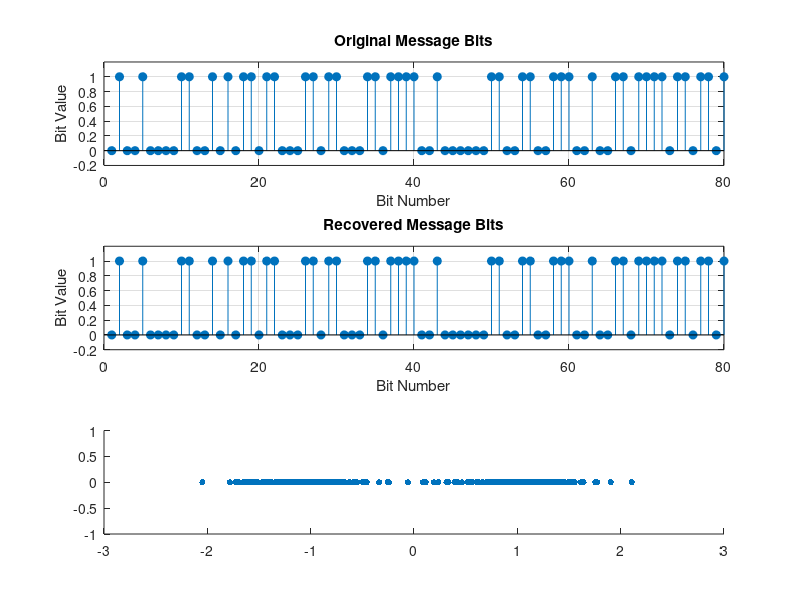

Reproduce this figure in MATLAB. (Note: this script raises an error after producing the figure.)
%% a14 - Custom Text Transmission using BPSK over AWGN
% Text -> Bits -> BPSK -> AWGN -> Demodulation -> Text

clear;
close all;
clc;

%% 1. Message and channel setting

message = "Hello from my communication simulator!";

% Higher Eb/N0 means a cleaner channel
EbN0_dB = 6;


%% 2. Convert the text message into bits

% Convert MATLAB string into characters
messageChars = char(message);

% Convert each character into its numerical byte value
messageBytes = uint8(messageChars);

% Convert each byte into 8 binary digits
binaryCharacters = dec2bin(messageBytes, 8);

% Transpose so the bits of each character stay together
binaryCharacters = binaryCharacters.';

% Turn characters '0' and '1' into numeric values 0 and 1
bits = binaryCharacters(:) - '0';

% Total number of transmitted bits
N = length(bits);


%% 3. BPSK modulation

% BPSK mapping:
%
% bit 0 -> -1
% bit 1 -> +1

symbols = 2*bits - 1;


%% 4. AWGN channel

% Convert Eb/N0 from dB into linear scale
EbN0 = 10^(EbN0_dB/10);

% BPSK carries 1 bit per symbol
k = 1;

% Calculate noise standard deviation
noiseSigma = sqrt(1/(2*k*EbN0));

% Generate Gaussian noise
noise = noiseSigma * randn(size(symbols));

% Add noise to transmitted BPSK symbols
receivedSymbols = symbols + noise;


%% 5. BPSK demodulation

% Receiver decision:
%
% received value > 0 -> bit 1
% received value < 0 -> bit 0

receivedBits = double(receivedSymbols > 0);


%% 6. Calculate BER

% Count incorrect bits
numErrors = sum(bits ~= receivedBits);

% Bit Error Rate
BER = numErrors / N;


%% 7. Convert received bits back into text

% Put received bits back into groups of 8
receivedBitGroups = reshape(receivedBits, 8, []).';

% Convert numerical 0 and 1 into characters '0' and '1'
receivedBinaryCharacters = char(receivedBitGroups + '0');

% Convert each group of 8 bits back into a decimal byte
recoveredBytes = uint8(bin2dec(receivedBinaryCharacters));

% Convert the byte values back into characters
recoveredMessage = char(recoveredBytes).';


%% 8. Replace non-printable corrupted characters

% If noise creates strange non-printable ASCII values,
% replace them with ? so the output remains readable.

displayMessage = recoveredMessage;

for i = 1:length(displayMessage)

    characterValue = double(displayMessage(i));

    if characterValue < 32 || characterValue > 126
        displayMessage(i) = '?';
    end

end


%% 9. Display transmission results

fprintf("\n");
fprintf("============================================\n");
fprintf("        BPSK TEXT TRANSMISSION RESULT\n");
fprintf("============================================\n\n");

fprintf("Original message:\n");
fprintf("%s\n\n", messageChars);

fprintf("Recovered message:\n");
fprintf("%s\n\n", displayMessage);

fprintf("Modulation: BPSK\n");
fprintf("Channel: AWGN\n");
fprintf("Eb/N0: %.1f dB\n", EbN0_dB);

fprintf("Number of transmitted bits: %d\n", N);
fprintf("Number of bit errors: %d\n", numErrors);
fprintf("BER: %.6f\n", BER);

fprintf("\n============================================\n");


%% 10. Plot transmission results

% Only show the first 80 bits so the graph remains readable
numBitsToPlot = min(80, N);

% Create figure and store its handle
fig = figure;


% ----- Original bits -----

subplot(3,1,1);

stem(bits(1:numBitsToPlot), 'filled');

xlabel("Bit Number");
ylabel("Bit Value");

title("Original Message Bits");

ylim([-0.2 1.2]);

grid on;


% ----- Recovered bits -----

subplot(3,1,2);

stem(receivedBits(1:numBitsToPlot), 'filled');

xlabel("Bit Number");
ylabel("Bit Value");

title("Recovered Message Bits");

ylim([-0.2 1.2]);

grid on;


% ----- Received BPSK symbols -----

subplot(3,1,3);

scatter( ...
    receivedSymbols, ...
    zeros(size(receivedSymbols)), ...
    20, ...
    'filled' ...
);

hold on;

% Decision boundary between bit 0 and bit 1
xline(0, '--', 'Decision Boundary');

hold off;

xlabel("In-Phase");
ylabel("Quadrature");

title("Received BPSK Symbols");

ylim([-1 1]);

grid on;


%% 11. Save figure

% Create figures folder automatically if it does not exist
if ~exist("figures", "dir")
    mkdir("figures");
end

% Make sure MATLAB finishes drawing the figure
drawnow;

% Create full save location
figurePath = fullfile( ...
    pwd, ...
    "figures", ...
    "bpsk_text_transmission_awgn.png" ...
);

% Save as a high-resolution PNG
exportgraphics(fig, figurePath, "Resolution", 300);

fprintf("\nFigure saved to:\n");
fprintf("%s\n", figurePath);
